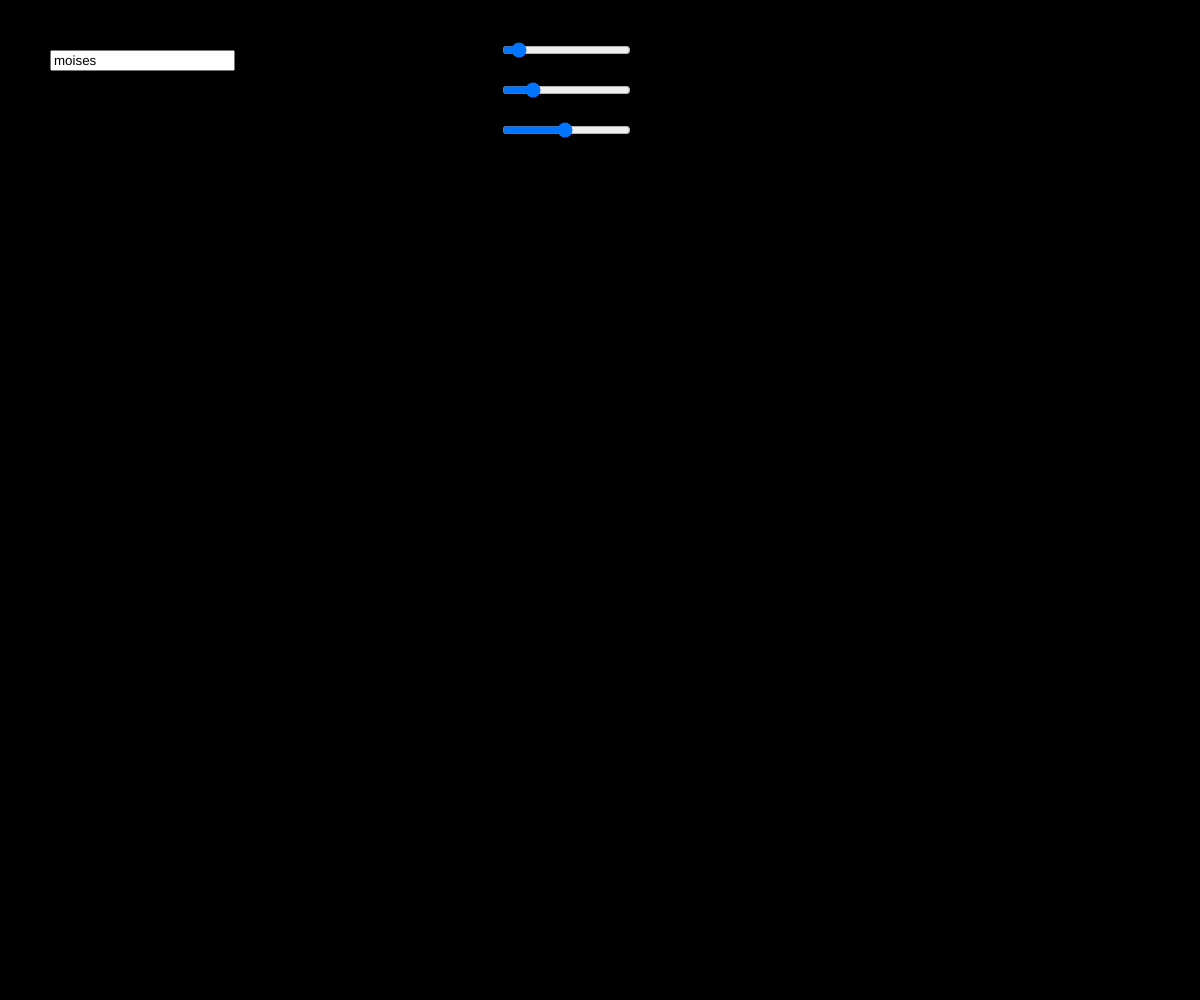
Frame 1 (no input)
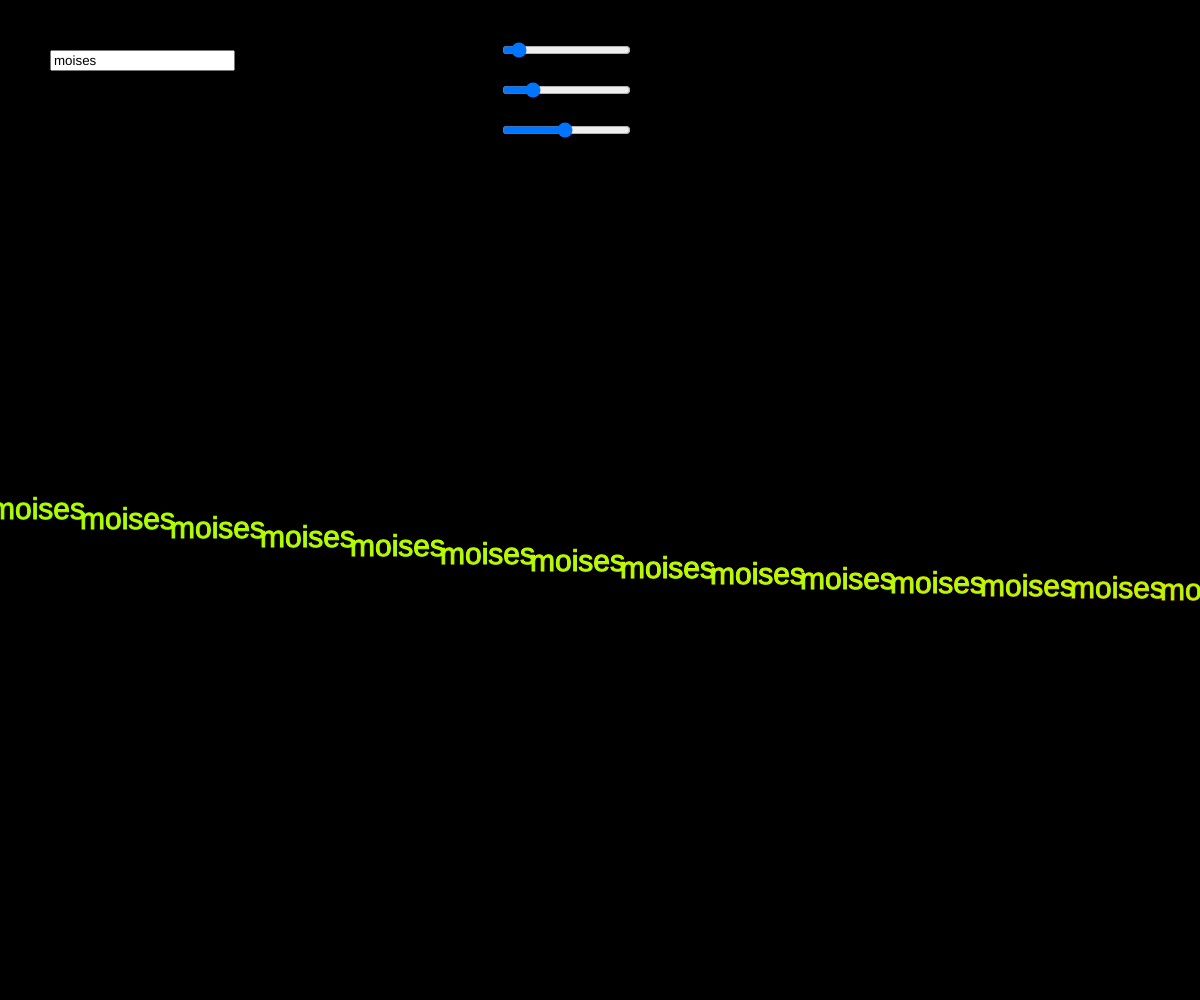
Frame 60 (no input)
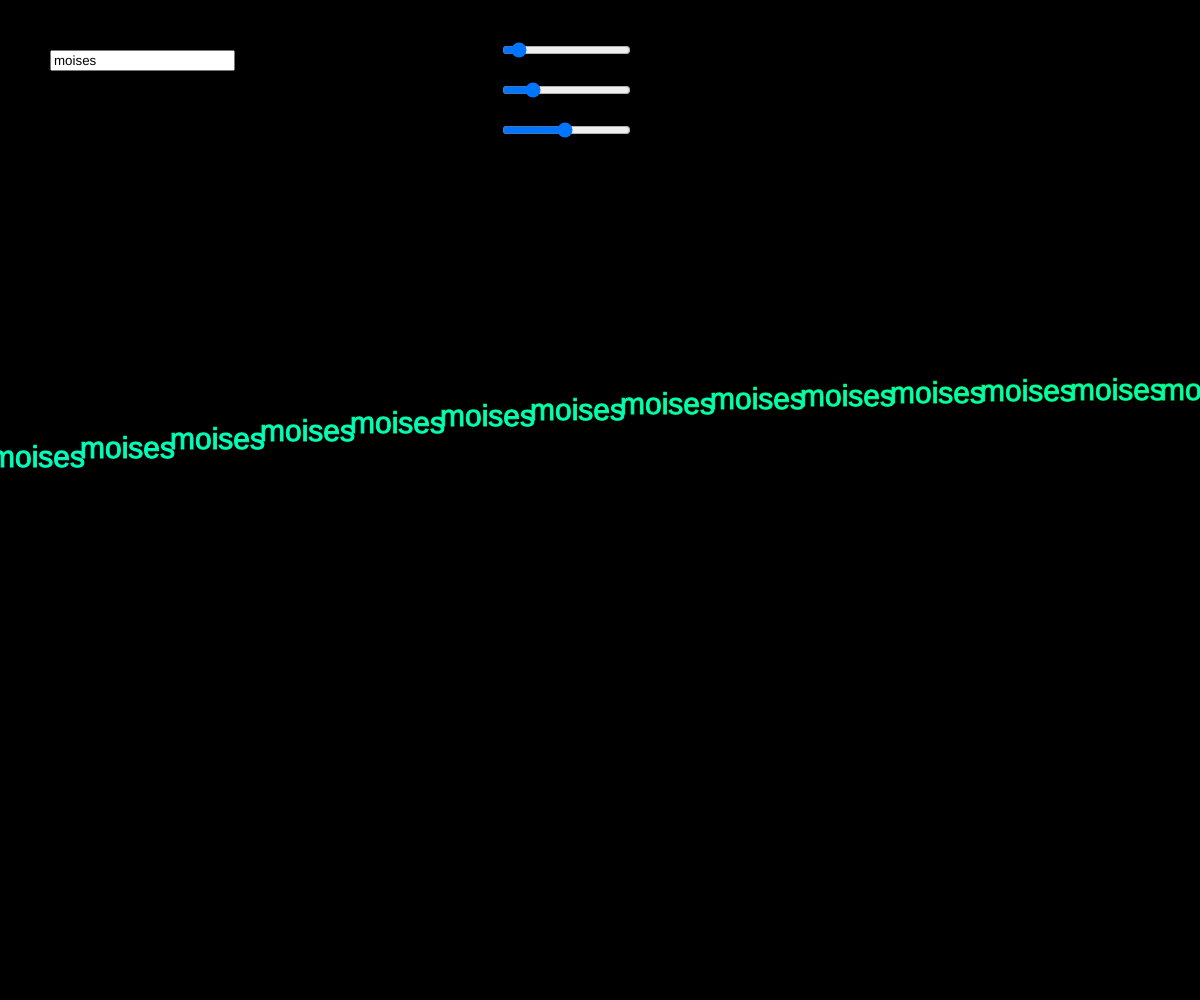
Frame 120 (the mouse pressed at the canvas centre since frame 60)

The p5.js sketch that drew these frames (run headless with seeded random() and noise() and a simulated clock; from frame 60 on, the mouse is pressed at the canvas centre):

// p5.js sketch
// ── sketch.js
let origin;
let sin = []

let t = 0
let r = 100

let tSlider;
let rSlider;
let sSlider;
let color = 0;

var nameInput;
let savedName = "moises"

function setup() {
  createCanvas(windowWidth, windowHeight);
  background(0);


  origin = {x: -100, y: windowHeight/2}

  tSlider = createSlider(1, 50, 5);
  tSlider.position(500, 40);

  rSlider = createSlider(50, 300, 100);
  rSlider.position(500, 80);

  sSlider = createSlider(1, 30, 15);
  sSlider.position(500, 120);

  colorMode(HSB, 255); 

  nameInput = createInput(savedName);
  nameInput.position(50,50);

  textSize(30)

}

function draw() {
  background(0)

  r = rSlider.value()

  fill(color, 255, 255)
  stroke(255)

  if (frameCount % 2 == 0) {
    sin.push(origin.y + Math.sin(t)*r)
  }
  

  
  


  let v = nameInput.value();
  let s = sSlider.value()


  for (let i = 1; i < sin.length; i++) {
    
    let n = (sin.length-i)


    color = (i*2) % 255

    stroke(color, 255, 255)

    // line(origin.x+(n+1)*10,sin[i-1], origin.x+n*10,sin[i])
    // ellipse(origin.x+n*10,sin[i], 5)
    text(v, origin.x+n*(v.length * s),sin[i])

    
  }



  t += tSlider.value()/100

  

  
}
